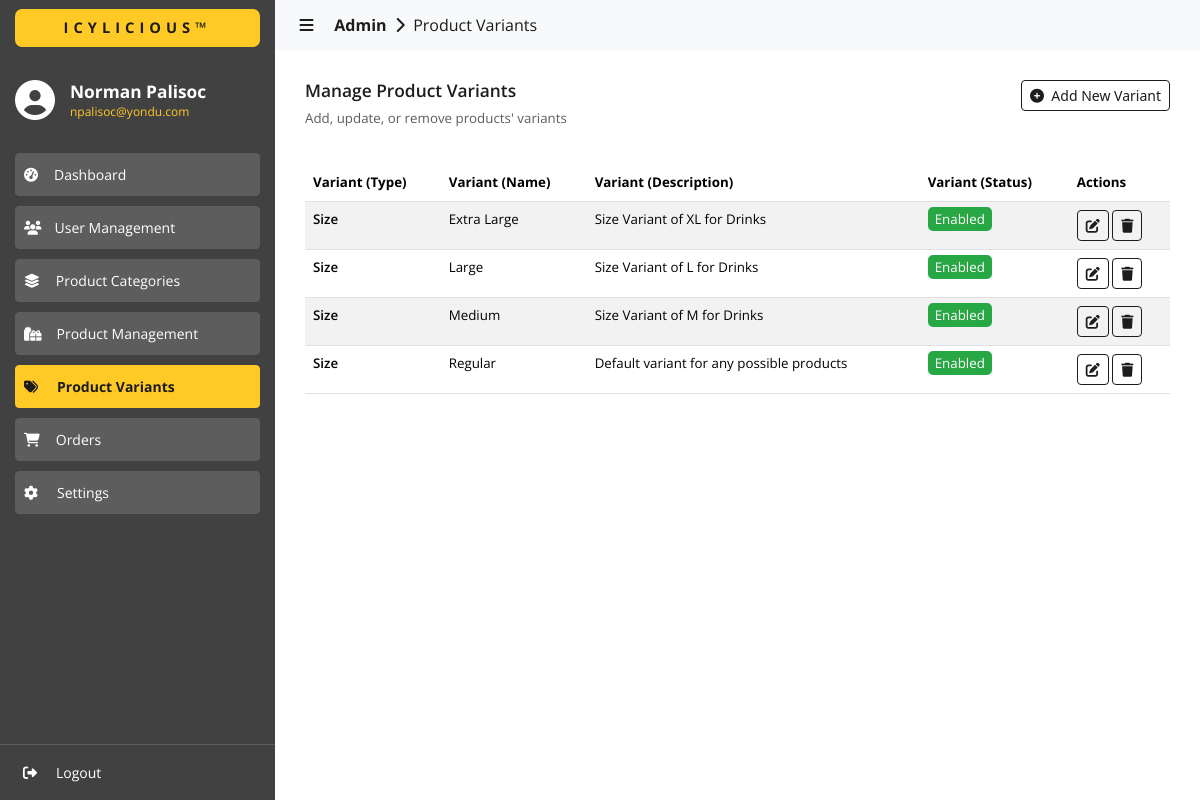
/admin/variants/index.php (signed in), run on an earlier commit of the app's database.
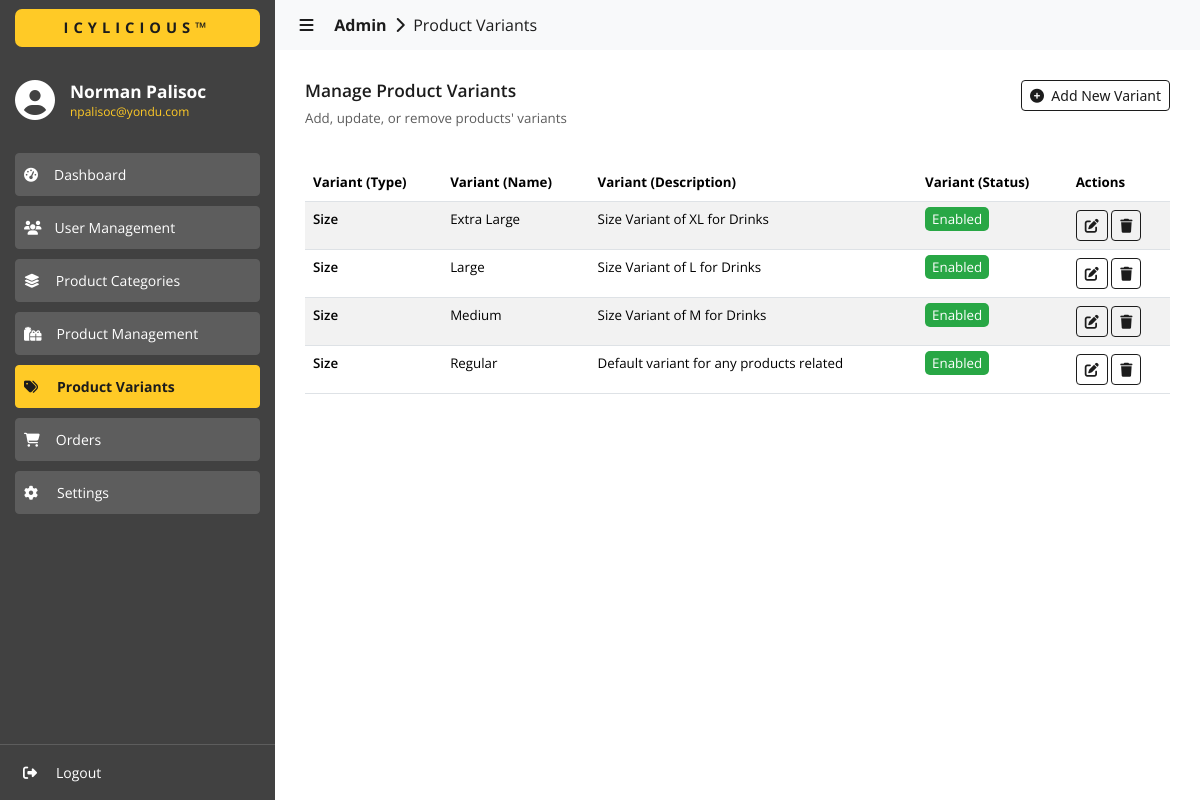
And on a later commit of the database.
### tables this page shows
CREATE TABLE `variants` (
  `id` int(11) NOT NULL,
  `variant_type` varchar(255) NOT NULL,
  `variant_name` varchar(255) NOT NULL,
  `variant_description` varchar(255) NOT NULL,
  `is_enabled` int(11) NOT NULL
);

### admin/variants/index.php (the view, shortened to what the changed rows need)
<?php
  include('../../utils/connections.php');
?>
<!DOCTYPE html>
<html lang="en">
  <head>
    <link
      href="https://cdn.jsdelivr.net/npm/bootstrap@5.3.3/dist/css/bootstrap.min.css"
      rel="stylesheet"
    >
    <link href="https://cdn.datatables.net/2.0.5/css/dataTables.bootstrap5.css" rel="stylesheet">
    <link rel="stylesheet" href="../../assets/css/global.css" />
    <link rel="stylesheet" href="./css/variants.css" />
  </head>
  <body>
    <div id="content-body" class="content content-slide-expanded">
      <div>
        <div class="content-wrapper">
          <div style="margin-top: 20px;">
            <table id="data" class="table table-striped" style="width:100%">
              <thead>
                <tr>
                  <th class="sans-bold">Variant (Type)</th>
                  <th class="sans-bold">Variant (Name)</th>
                  <th class="sans-bold">Variant (Description)</th>
                  <th class="sans-bold">Variant (Status)</th>
                  <th class="sans-bold">Actions</th>
                </tr>
              </thead>
              <tbody>
                <?php
                  $fetch_query = "SELECT * FROM variants";
                  $result = $conn->query($fetch_query);
                  if ($result->num_rows > 0) {
                    while ($row = $result->fetch_assoc()) {
                      $variant_id = $row['id'];
                      $type = $row['variant_type'];
                      $name = $row['variant_name'];
                      $description = $row['variant_description'];
                      $is_enabled = $row['is_enabled'];
                      $status = 'Disabled';
                      $status_class = "badge-disabled";
                      if ($is_enabled == 1) {
                        $status = 'Enabled';
                        $status_class = "badge-enabled";
                      }
                      echo '
                        <tr>
                          <td class="sans-600">
                            '.$type.'
                          </td>
                          <td class="sans-regular">
                            '.$name.'
                          </td>
                          <td class="sans-regular">
                            '.$description.'
                          </td>
                          <td class="sans-regular">
                            <span class="'.$status_class.'">'.$status.'</span>
                          </td>
                          <td>
                            <button
                              data-bs-toggle="modal"
                              data-bs-target="#staticEditVariant"
                              onclick="onEditVariant(
                                '."'".$variant_id."',".'
                                '."'".$type."',".'
                                '."'".$name."',".'
                                '."'".$description."',".'
                                '."'".$is_enabled."'".'
                              )"
                              class="btn btn-outline-primary btn-sm
                                sans-400
                                color-white"
                              type="button">
                              <i class="fa-solid fa-pen-to-square"></i>
                            </button>
                            <button
                              onclick="onDeleteVariant('."'".$variant_id."'".')"
                              class="btn btn-outline-primary btn-sm
                                sans-400
                                color-white"
                              type="button">
                              <i class="fa-solid fa-trash"></i>
                            </button>
                          </td>
                        </tr>
                      ';
                    }
                  }
                ?>
              </tbody>
            </table>
          </div>
        </div>
      </div>
    </div>
  </body>
</html>

What changed in the data, as far as the page shows it:
changed variants "Regular": variant_description "Default variant for any possible products" → "Default variant for any products related"
